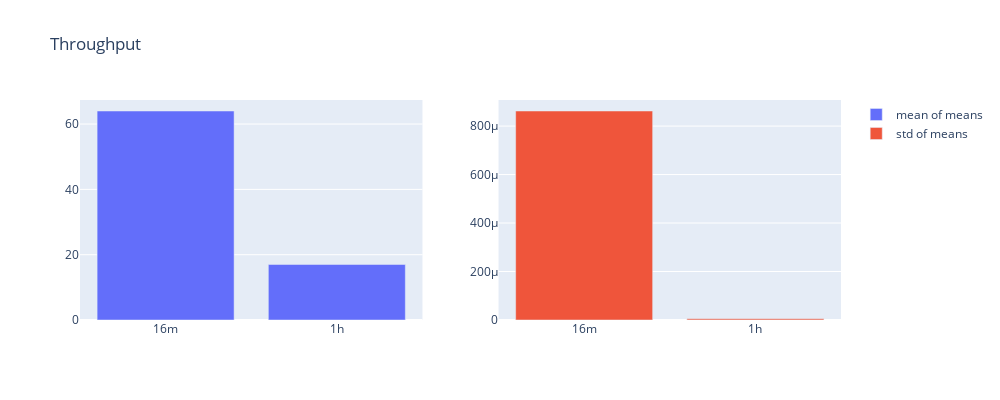

The notebook cell saved with this chart:
### Code cell
bar_plot("Throughput", "throughput_plot", throughput)

### Figure 1 — Plotly figure (JSON) as saved in the notebook; plotly's stock layout.template omitted (floating-point values rounded to 4 significant figures)
{"data": [{"name": "mean of means", "type": "bar", "x": ["16m", "1h"], "xaxis": "x", "y": [64.0, 17.0], "yaxis": "y"}, {"name": "std of means", "type": "bar", "x": ["16m", "1h"], "xaxis": "x2", "y": [0.0008622, 4.786e-06], "yaxis": "y2"}], "layout": {"height": 400, "title": {"text": "Throughput"}, "width": 1000, "xaxis": {"anchor": "y", "autorange": true, "domain": [0, 0.45], "range": [-0.5, 1.5], "type": "category"}, "xaxis2": {"anchor": "y2", "autorange": true, "domain": [0.55, 1], "range": [-0.5, 1.5], "type": "category"}, "yaxis": {"anchor": "x", "autorange": true, "domain": [0, 1], "range": [0, 67.37], "type": "linear"}, "yaxis2": {"anchor": "x2", "autorange": true, "domain": [0, 1], "range": [0, 0.0009076], "type": "linear"}}}
